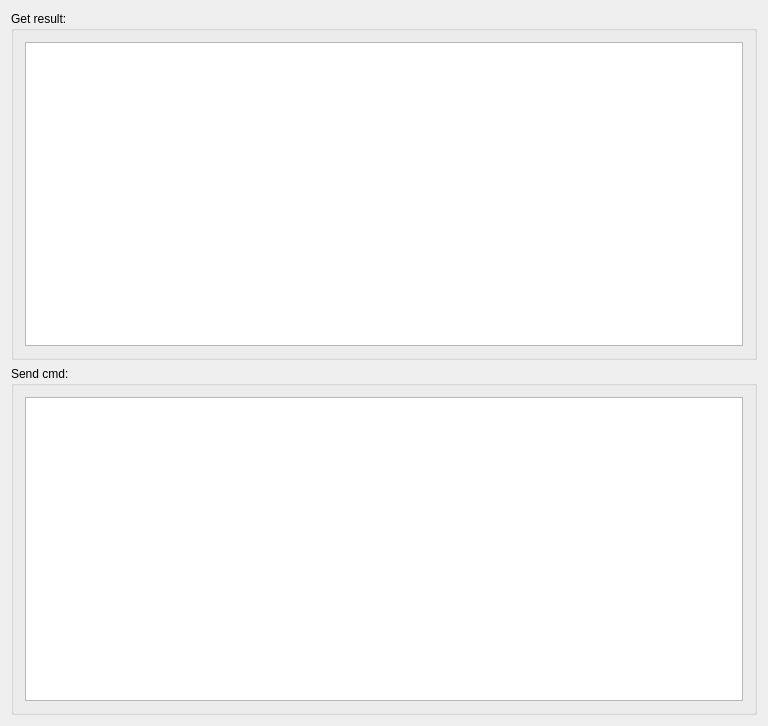
<?xml version="1.0" encoding="UTF-8"?>
<ui version="4.0">
 <class>SshClient</class>
 <widget class="QDialog" name="SshClient">
  <property name="geometry">
   <rect>
    <x>0</x>
    <y>0</y>
    <width>768</width>
    <height>726</height>
   </rect>
  </property>
  <property name="windowTitle">
   <string>SshClient</string>
  </property>
  <layout class="QVBoxLayout" name="verticalLayout_3">
   <item>
    <widget class="QGroupBox" name="groupBox">
     <property name="title">
      <string>Get result:</string>
     </property>
     <layout class="QVBoxLayout" name="verticalLayout">
      <item>
       <widget class="QTextEdit" name="textEdit"/>
      </item>
     </layout>
    </widget>
   </item>
   <item>
    <widget class="QGroupBox" name="groupBox_2">
     <property name="title">
      <string>Send cmd:</string>
     </property>
     <layout class="QVBoxLayout" name="verticalLayout_2">
      <item>
       <layout class="QHBoxLayout" name="horizontalLayout">
        <item>
         <widget class="QTextEdit" name="textEdit_2"/>
        </item>
       </layout>
      </item>
     </layout>
    </widget>
   </item>
  </layout>
 </widget>
 <layoutdefault spacing="6" margin="11"/>
 <resources/>
 <connections/>
</ui>
